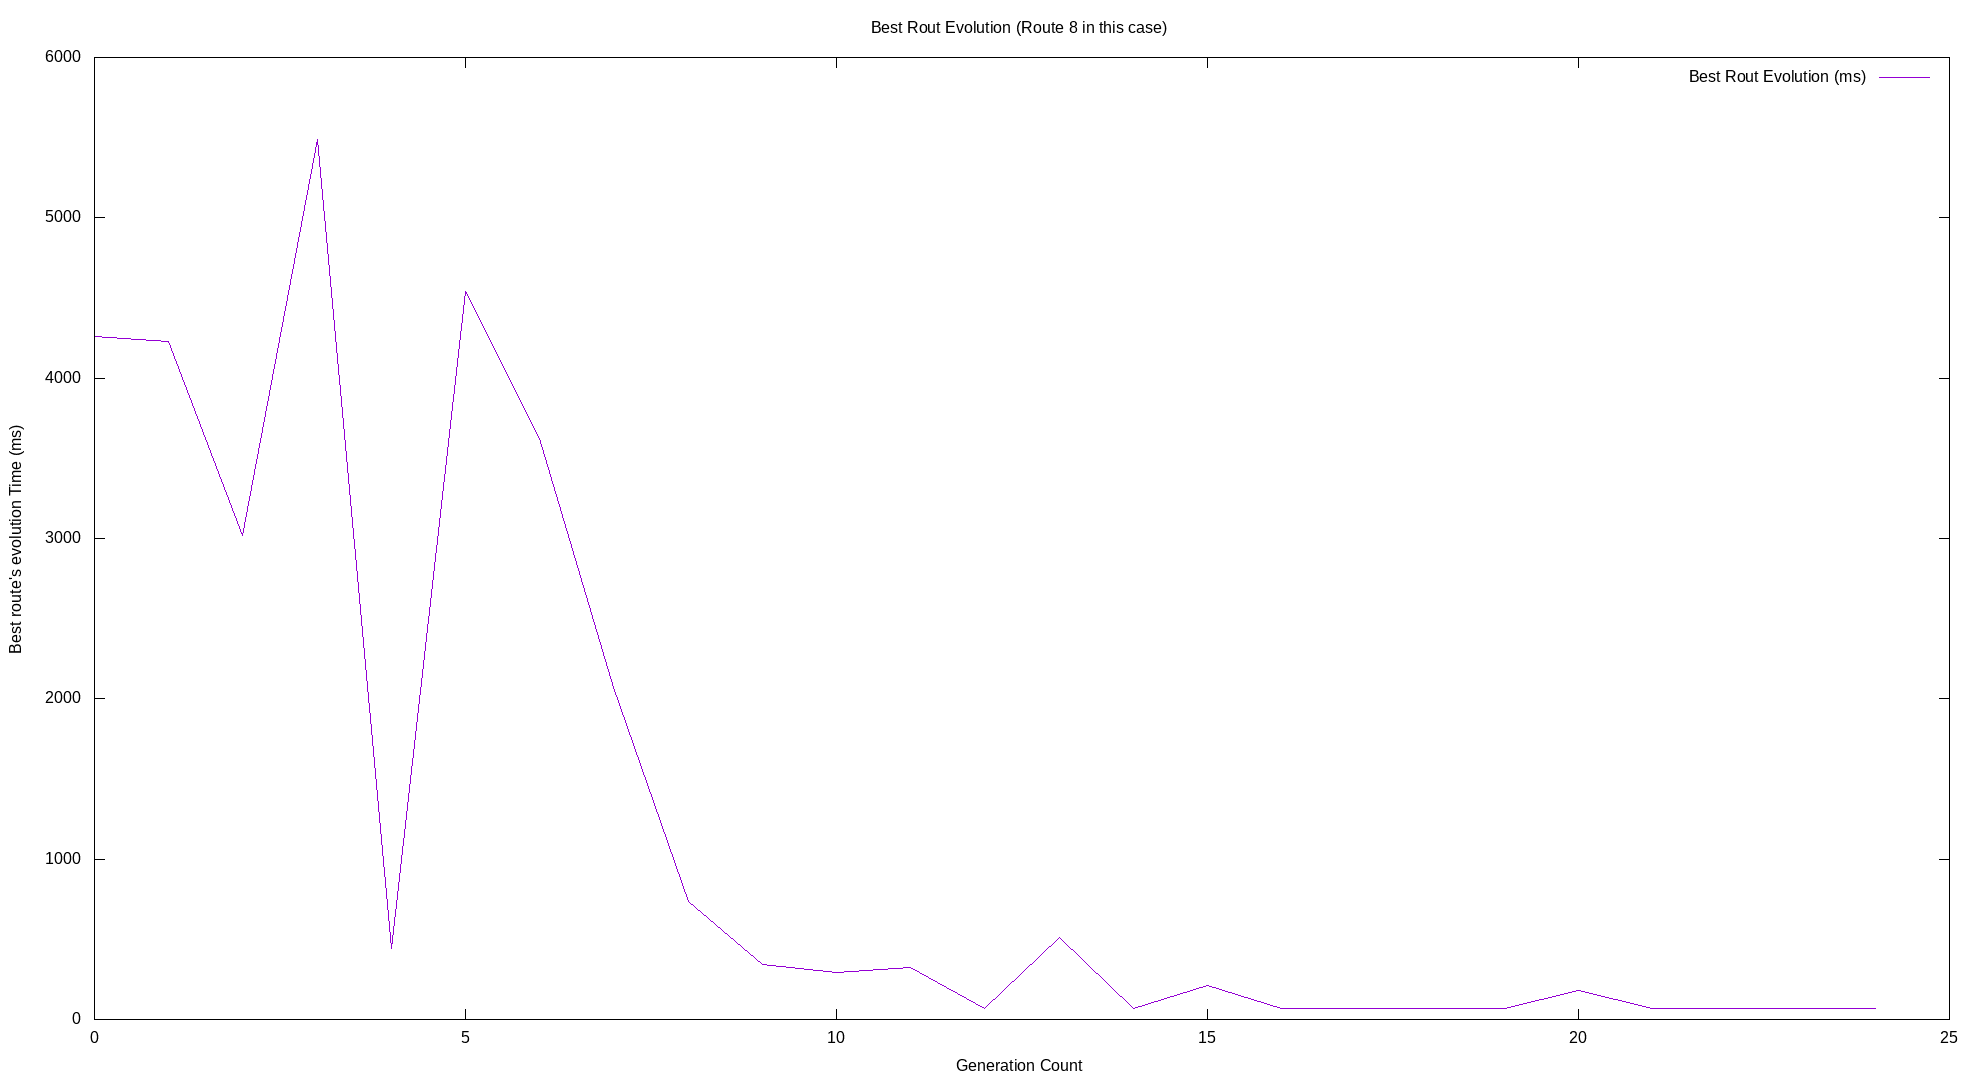

Here is the gnuplot script that generated this plot:
set terminal png size 1980,1080
set title "Best Rout Evolution (Route 8 in this case)"
set xlabel "Generation Count"
set ylabel "Best route's evolution Time (ms)"
plot "best_route_evolution.txt" index 0 with lines title 'Best Rout Evolution (ms)' 
     
     
set term png
set output "best_route_evolution.png"
replot
